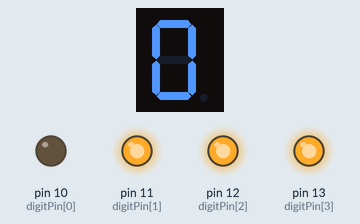
Bench run of a sketch on a simulated Arduino Uno, built with avr-gcc and run on an emulated ATmega328P. Shown: 1-digit seven-segment display, output pins drawn as LEDs (lit = HIGH). Wiring (inferred from the names in the program): 1-digit 7-segment display, segments lit when LOW: segments pin 9, pin 8, pin 7, pin 6, pin 5, pin 4, pin 3, pin 2. The segment pins are drawn as the display they are named for; pins used as bus, display or sensor lines are not drawn.

Above: at 0.1 s.
Timing chart, 0 to 1.6 s (numbered marks = the images above):
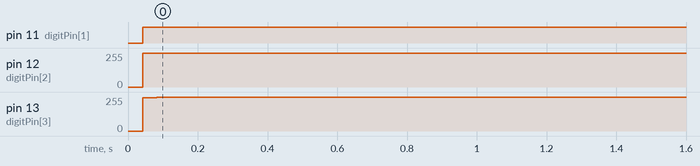

Measured:
- by itself, pin 11 (digitPin[1]): LOW → HIGH at 0.04 s
- by itself, pin 12 (digitPin[2]), pin 13 (digitPin[3]): 0/255 → 255/255 at 0.04 s

The sketch:

Test_segment.ino
```cpp
const int segmentPin[] = {2, 3, 4, 5, 6, 7, 8, 9}; // a, b, c, d, e, f, g, dp
const int digitPin[] = {10, 11, 12, 13};

const byte data[] {
  B11111100,  //0
  B01100000,  //1
  B11011010,  //2
  B11110010,  //3
  B01100110,  //4
  B10110110,  //5
  B10111110,  //6
  B11100000,  //7
  B11111110,  //8
  B11100110,  //9
  B00000000   //Nothing
};

const bool logic = HIGH;

void setup() {
  Serial.begin(115200);
  while (!Serial) delay (1);
  for (int i = 0; i < 8; i++)
    pinMode(segmentPin[i], OUTPUT);
  for (int i = 0; i < 4; i++)
    pinMode(digitPin[i], OUTPUT);
  testSegment();
}

void loop() {

}

void testSegment() {
  for (int i = 0; i < 10; i++)
    for (int d = 0; d < 4; d++)
      if (i < 5)displaySegment(d, data[i]);
      else displaySegment(d, data[i - d]);
}

void displaySegment(int digit, byte noData) {
  for (int b = 0; b < 8; b++)
    digitalWrite(digitPin[b], bitRead(noData, b));
  digitalWrite(segmentPin[digit], logic);
  delayMicroseconds(10);
  digitalWrite(segmentPin[digit], !logic);
}
```
